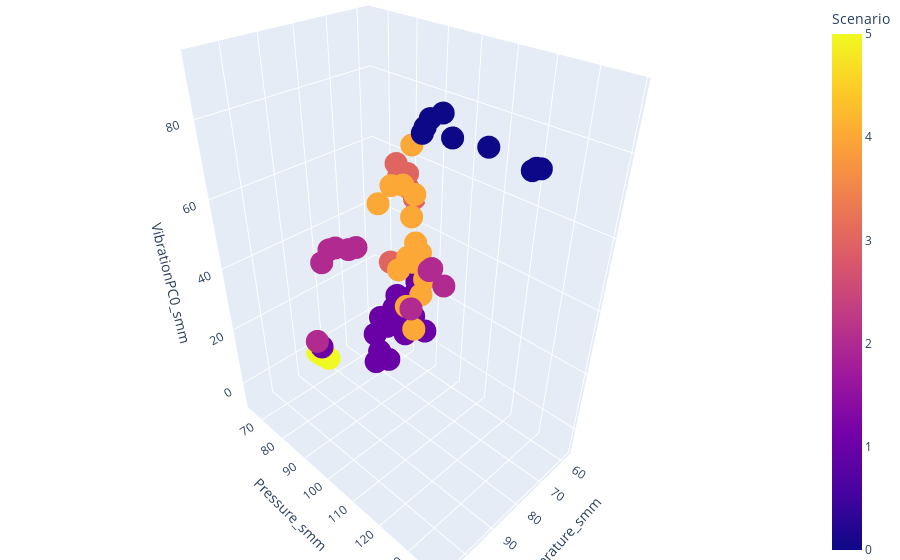

Source (notebook cell):
### Code cell
fig = px.scatter_3d(
    df_failure,
    x=cluster_features[0],
    y=cluster_features[1],
    z=cluster_features[2],
    color="Scenario",
)

fig.update_layout(margin=dict(l=0, r=0, b=0, t=0))
fig.show()
